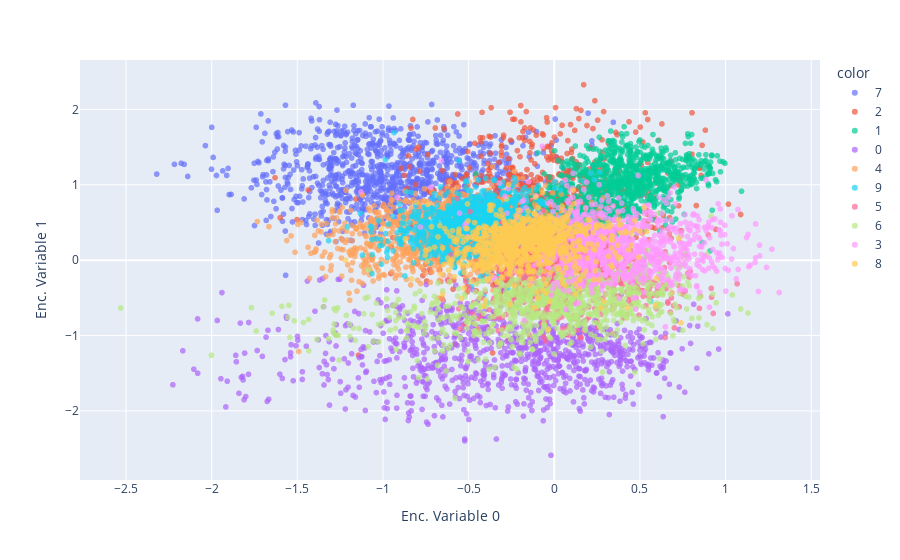

Here is the notebook cell this chart was saved with:
### Markdown cell above
Let’s plot the latent space representation using plotly express library:

### Code cell
import plotly.express as px

px.scatter(encoded_samples, x='Enc. Variable 0', y='Enc. Variable 1', 
           color=encoded_samples.label.astype(str), opacity=0.7)

### Figure 1 — Plotly figure (JSON) as saved in the notebook; plotly's stock layout.template omitted (floating-point values rounded to 4 significant figures; data arrays with more than 128 entries replaced by an {"elided": "..."} marker saying what was removed)
{"data": [{"hovertemplate": "color=7<br>Enc. Variable 0=%{x}<br>Enc. Variable 1=%{y}<extra></extra>", "legendgroup": "7", "marker": {"color": "#636efa", "opacity": 0.7, "symbol": "circle"}, "mode": "markers", "name": "7", "showlegend": true, "type": "scattergl", "x": {"elided": "1028 float values"}, "xaxis": "x", "y": {"elided": "1028 float values"}, "yaxis": "y"}, {"hovertemplate": "color=2<br>Enc. Variable 0=%{x}<br>Enc. Variable 1=%{y}<extra></extra>", "legendgroup": "2", "marker": {"color": "#EF553B", "opacity": 0.7, "symbol": "circle"}, "mode": "markers", "name": "2", "showlegend": true, "type": "scattergl", "x": {"elided": "1032 float values"}, "xaxis": "x", "y": {"elided": "1032 float values"}, "yaxis": "y"}, {"hovertemplate": "color=1<br>Enc. Variable 0=%{x}<br>Enc. Variable 1=%{y}<extra></extra>", "legendgroup": "1", "marker": {"color": "#00cc96", "opacity": 0.7, "symbol": "circle"}, "mode": "markers", "name": "1", "showlegend": true, "type": "scattergl", "x": {"elided": "1135 float values"}, "xaxis": "x", "y": {"elided": "1135 float values"}, "yaxis": "y"}, {"hovertemplate": "color=0<br>Enc. Variable 0=%{x}<br>Enc. Variable 1=%{y}<extra></extra>", "legendgroup": "0", "marker": {"color": "#ab63fa", "opacity": 0.7, "symbol": "circle"}, "mode": "markers", "name": "0", "showlegend": true, "type": "scattergl", "x": {"elided": "980 float values"}, "xaxis": "x", "y": {"elided": "980 float values"}, "yaxis": "y"}, {"hovertemplate": "color=4<br>Enc. Variable 0=%{x}<br>Enc. Variable 1=%{y}<extra></extra>", "legendgroup": "4", "marker": {"color": "#FFA15A", "opacity": 0.7, "symbol": "circle"}, "mode": "markers", "name": "4", "showlegend": true, "type": "scattergl", "x": {"elided": "982 float values"}, "xaxis": "x", "y": {"elided": "982 float values"}, "yaxis": "y"}, {"hovertemplate": "color=9<br>Enc. Variable 0=%{x}<br>Enc. Variable 1=%{y}<extra></extra>", "legendgroup": "9", "marker": {"color": "#19d3f3", "opacity": 0.7, "symbol": "circle"}, "mode": "markers", "name": "9", "showlegend": true, "type": "scattergl", "x": {"elided": "1009 float values"}, "xaxis": "x", "y": {"elided": "1009 float values"}, "yaxis": "y"}, {"hovertemplate": "color=5<br>Enc. Variable 0=%{x}<br>Enc. Variable 1=%{y}<extra></extra>", "legendgroup": "5", "marker": {"color": "#FF6692", "opacity": 0.7, "symbol": "circle"}, "mode": "markers", "name": "5", "showlegend": true, "type": "scattergl", "x": {"elided": "892 float values"}, "xaxis": "x", "y": {"elided": "892 float values"}, "yaxis": "y"}, {"hovertemplate": "color=6<br>Enc. Variable 0=%{x}<br>Enc. Variable 1=%{y}<extra></extra>", "legendgroup": "6", "marker": {"color": "#B6E880", "opacity": 0.7, "symbol": "circle"}, "mode": "markers", "name": "6", "showlegend": true, "type": "scattergl", "x": {"elided": "958 float values"}, "xaxis": "x", "y": {"elided": "958 float values"}, "yaxis": "y"}, {"hovertemplate": "color=3<br>Enc. Variable 0=%{x}<br>Enc. Variable 1=%{y}<extra></extra>", "legendgroup": "3", "marker": {"color": "#FF97FF", "opacity": 0.7, "symbol": "circle"}, "mode": "markers", "name": "3", "showlegend": true, "type": "scattergl", "x": {"elided": "1010 float values"}, "xaxis": "x", "y": {"elided": "1010 float values"}, "yaxis": "y"}, {"hovertemplate": "color=8<br>Enc. Variable 0=%{x}<br>Enc. Variable 1=%{y}<extra></extra>", "legendgroup": "8", "marker": {"color": "#FECB52", "opacity": 0.7, "symbol": "circle"}, "mode": "markers", "name": "8", "showlegend": true, "type": "scattergl", "x": {"elided": "974 float values"}, "xaxis": "x", "y": {"elided": "974 float values"}, "yaxis": "y"}], "layout": {"legend": {"title": {"text": "color"}, "tracegroupgap": 0}, "margin": {"t": 60}, "xaxis": {"anchor": "y", "domain": [0, 1], "title": {"text": "Enc. Variable 0"}}, "yaxis": {"anchor": "x", "domain": [0, 1], "title": {"text": "Enc. Variable 1"}}}}
